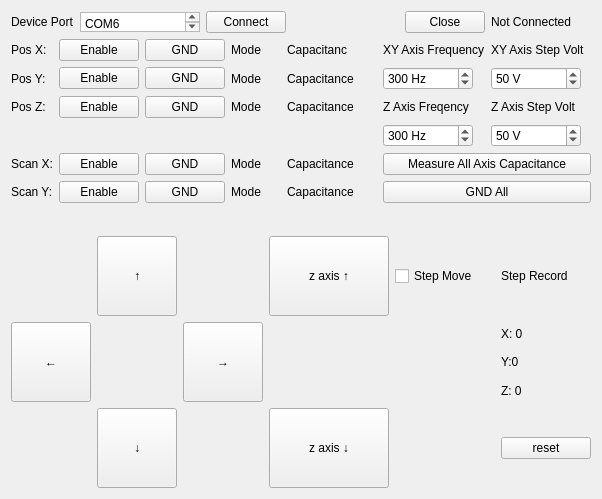
<?xml version="1.0" encoding="UTF-8"?>
<ui version="4.0">
 <class>anc300</class>
 <widget class="QWidget" name="anc300">
  <property name="geometry">
   <rect>
    <x>0</x>
    <y>0</y>
    <width>596</width>
    <height>499</height>
   </rect>
  </property>
  <property name="sizePolicy">
   <sizepolicy hsizetype="Preferred" vsizetype="Preferred">
    <horstretch>0</horstretch>
    <verstretch>0</verstretch>
   </sizepolicy>
  </property>
  <property name="minimumSize">
   <size>
    <width>0</width>
    <height>0</height>
   </size>
  </property>
  <property name="maximumSize">
   <size>
    <width>10000</width>
    <height>10000</height>
   </size>
  </property>
  <property name="windowTitle">
   <string>Form</string>
  </property>
  <layout class="QVBoxLayout" name="verticalLayout">
   <item>
    <layout class="QHBoxLayout" name="horizontalLayout">
     <item>
      <widget class="QLabel" name="label">
       <property name="sizePolicy">
        <sizepolicy hsizetype="Preferred" vsizetype="Fixed">
         <horstretch>0</horstretch>
         <verstretch>0</verstretch>
        </sizepolicy>
       </property>
       <property name="text">
        <string>Device Port</string>
       </property>
      </widget>
     </item>
     <item>
      <widget class="QPlainTextEdit" name="port_name_text">
       <property name="sizePolicy">
        <sizepolicy hsizetype="Fixed" vsizetype="Fixed">
         <horstretch>0</horstretch>
         <verstretch>0</verstretch>
        </sizepolicy>
       </property>
       <property name="minimumSize">
        <size>
         <width>100</width>
         <height>0</height>
        </size>
       </property>
       <property name="maximumSize">
        <size>
         <width>120</width>
         <height>20</height>
        </size>
       </property>
       <property name="plainText">
        <string>COM6</string>
       </property>
      </widget>
     </item>
     <item>
      <widget class="QPushButton" name="connect_button">
       <property name="text">
        <string>Connect</string>
       </property>
      </widget>
     </item>
     <item>
      <spacer name="horizontalSpacer_2">
       <property name="orientation">
        <enum>Qt::Horizontal</enum>
       </property>
       <property name="sizeType">
        <enum>QSizePolicy::Expanding</enum>
       </property>
       <property name="sizeHint" stdset="0">
        <size>
         <width>40</width>
         <height>17</height>
        </size>
       </property>
      </spacer>
     </item>
     <item>
      <widget class="QPushButton" name="close_button">
       <property name="text">
        <string>Close</string>
       </property>
      </widget>
     </item>
     <item>
      <widget class="QLabel" name="connect_info">
       <property name="minimumSize">
        <size>
         <width>100</width>
         <height>0</height>
        </size>
       </property>
       <property name="text">
        <string>Not Connected</string>
       </property>
      </widget>
     </item>
    </layout>
   </item>
   <item>
    <layout class="QGridLayout" name="gridLayout_3">
     <item row="2" column="2">
      <widget class="QPushButton" name="enable_axis3_button">
       <property name="text">
        <string>Enable</string>
       </property>
      </widget>
     </item>
     <item row="5" column="3">
      <widget class="QPushButton" name="gnd_axis5_button">
       <property name="text">
        <string>GND</string>
       </property>
      </widget>
     </item>
     <item row="1" column="3">
      <widget class="QPushButton" name="gnd_axis2_button">
       <property name="text">
        <string>GND</string>
       </property>
      </widget>
     </item>
     <item row="1" column="2">
      <widget class="QPushButton" name="enable_axis2_button">
       <property name="text">
        <string>Enable</string>
       </property>
      </widget>
     </item>
     <item row="5" column="2">
      <widget class="QPushButton" name="enable_axis5_button">
       <property name="text">
        <string>Enable</string>
       </property>
      </widget>
     </item>
     <item row="1" column="4">
      <widget class="QLabel" name="axis2_mode">
       <property name="text">
        <string>Mode</string>
       </property>
      </widget>
     </item>
     <item row="2" column="4">
      <widget class="QLabel" name="axis3_mode">
       <property name="text">
        <string>Mode</string>
       </property>
      </widget>
     </item>
     <item row="2" column="3">
      <widget class="QPushButton" name="gnd_axis3_button">
       <property name="text">
        <string>GND</string>
       </property>
      </widget>
     </item>
     <item row="5" column="7" colspan="2">
      <widget class="QPushButton" name="set_ground_all_button">
       <property name="text">
        <string>GND All</string>
       </property>
      </widget>
     </item>
     <item row="4" column="7" colspan="2">
      <widget class="QPushButton" name="measure_all_axis_capacitance_button">
       <property name="text">
        <string>Measure All Axis Capacitance</string>
       </property>
      </widget>
     </item>
     <item row="5" column="4">
      <widget class="QLabel" name="axis5_mode">
       <property name="text">
        <string>Mode</string>
       </property>
      </widget>
     </item>
     <item row="4" column="3">
      <widget class="QPushButton" name="gnd_axis4_button">
       <property name="text">
        <string>GND</string>
       </property>
      </widget>
     </item>
     <item row="0" column="2">
      <widget class="QPushButton" name="enable_axis1_button">
       <property name="text">
        <string>Enable</string>
       </property>
      </widget>
     </item>
     <item row="0" column="4">
      <widget class="QLabel" name="axis1_mode">
       <property name="minimumSize">
        <size>
         <width>50</width>
         <height>0</height>
        </size>
       </property>
       <property name="text">
        <string>Mode</string>
       </property>
      </widget>
     </item>
     <item row="0" column="3">
      <widget class="QPushButton" name="gnd_axis1_button">
       <property name="text">
        <string>GND</string>
       </property>
      </widget>
     </item>
     <item row="4" column="4">
      <widget class="QLabel" name="axis4_mode">
       <property name="text">
        <string>Mode</string>
       </property>
      </widget>
     </item>
     <item row="3" column="8">
      <widget class="QSpinBox" name="axis3_stepvolt_val">
       <property name="maximumSize">
        <size>
         <width>90</width>
         <height>16777215</height>
        </size>
       </property>
       <property name="suffix">
        <string> V</string>
       </property>
       <property name="maximum">
        <number>80</number>
       </property>
       <property name="singleStep">
        <number>5</number>
       </property>
       <property name="value">
        <number>50</number>
       </property>
      </widget>
     </item>
     <item row="3" column="0">
      <widget class="QLabel" name="label_12">
       <property name="text">
        <string/>
       </property>
      </widget>
     </item>
     <item row="1" column="0">
      <widget class="QLabel" name="label_5">
       <property name="text">
        <string>Pos Y:</string>
       </property>
      </widget>
     </item>
     <item row="0" column="7">
      <widget class="QLabel" name="label_8">
       <property name="sizePolicy">
        <sizepolicy hsizetype="Fixed" vsizetype="Preferred">
         <horstretch>0</horstretch>
         <verstretch>0</verstretch>
        </sizepolicy>
       </property>
       <property name="maximumSize">
        <size>
         <width>120</width>
         <height>16777215</height>
        </size>
       </property>
       <property name="text">
        <string>XY Axis Frequency</string>
       </property>
      </widget>
     </item>
     <item row="0" column="8">
      <widget class="QLabel" name="label_10">
       <property name="sizePolicy">
        <sizepolicy hsizetype="Fixed" vsizetype="Preferred">
         <horstretch>0</horstretch>
         <verstretch>0</verstretch>
        </sizepolicy>
       </property>
       <property name="minimumSize">
        <size>
         <width>100</width>
         <height>0</height>
        </size>
       </property>
       <property name="maximumSize">
        <size>
         <width>190</width>
         <height>16777215</height>
        </size>
       </property>
       <property name="text">
        <string>XY Axis Step Volt</string>
       </property>
      </widget>
     </item>
     <item row="1" column="7">
      <widget class="QSpinBox" name="axis12_freq_val">
       <property name="minimumSize">
        <size>
         <width>90</width>
         <height>0</height>
        </size>
       </property>
       <property name="maximumSize">
        <size>
         <width>90</width>
         <height>16777215</height>
        </size>
       </property>
       <property name="suffix">
        <string> Hz</string>
       </property>
       <property name="maximum">
        <number>2000</number>
       </property>
       <property name="singleStep">
        <number>10</number>
       </property>
       <property name="value">
        <number>300</number>
       </property>
      </widget>
     </item>
     <item row="1" column="8">
      <widget class="QSpinBox" name="axis12_stepvolt_val">
       <property name="maximumSize">
        <size>
         <width>90</width>
         <height>16777215</height>
        </size>
       </property>
       <property name="suffix">
        <string> V</string>
       </property>
       <property name="maximum">
        <number>80</number>
       </property>
       <property name="singleStep">
        <number>5</number>
       </property>
       <property name="value">
        <number>50</number>
       </property>
      </widget>
     </item>
     <item row="0" column="6">
      <spacer name="horizontalSpacer_3">
       <property name="orientation">
        <enum>Qt::Horizontal</enum>
       </property>
       <property name="sizeHint" stdset="0">
        <size>
         <width>20</width>
         <height>20</height>
        </size>
       </property>
      </spacer>
     </item>
     <item row="4" column="0">
      <widget class="QLabel" name="label_6">
       <property name="text">
        <string>Scan X:</string>
       </property>
      </widget>
     </item>
     <item row="2" column="7">
      <widget class="QLabel" name="label_9">
       <property name="text">
        <string>Z Axis Freqency</string>
       </property>
      </widget>
     </item>
     <item row="2" column="0">
      <widget class="QLabel" name="label_7">
       <property name="text">
        <string>Pos Z:</string>
       </property>
      </widget>
     </item>
     <item row="5" column="0">
      <widget class="QLabel" name="label_4">
       <property name="text">
        <string>Scan Y:</string>
       </property>
      </widget>
     </item>
     <item row="2" column="8">
      <widget class="QLabel" name="label_11">
       <property name="text">
        <string>Z Axis Step Volt</string>
       </property>
      </widget>
     </item>
     <item row="0" column="0">
      <widget class="QLabel" name="label_3">
       <property name="sizePolicy">
        <sizepolicy hsizetype="Fixed" vsizetype="Preferred">
         <horstretch>0</horstretch>
         <verstretch>0</verstretch>
        </sizepolicy>
       </property>
       <property name="minimumSize">
        <size>
         <width>35</width>
         <height>0</height>
        </size>
       </property>
       <property name="maximumSize">
        <size>
         <width>35</width>
         <height>16777215</height>
        </size>
       </property>
       <property name="text">
        <string>Pos X:</string>
       </property>
      </widget>
     </item>
     <item row="3" column="7">
      <widget class="QSpinBox" name="axis3_freq_val">
       <property name="maximumSize">
        <size>
         <width>90</width>
         <height>16777215</height>
        </size>
       </property>
       <property name="suffix">
        <string> Hz</string>
       </property>
       <property name="maximum">
        <number>2000</number>
       </property>
       <property name="singleStep">
        <number>10</number>
       </property>
       <property name="value">
        <number>300</number>
       </property>
      </widget>
     </item>
     <item row="4" column="2">
      <widget class="QPushButton" name="enable_axis4_button">
       <property name="text">
        <string>Enable</string>
       </property>
      </widget>
     </item>
     <item row="0" column="5">
      <widget class="QLabel" name="axis1_cap">
       <property name="minimumSize">
        <size>
         <width>60</width>
         <height>0</height>
        </size>
       </property>
       <property name="maximumSize">
        <size>
         <width>60</width>
         <height>16777215</height>
        </size>
       </property>
       <property name="text">
        <string>Capacitance</string>
       </property>
      </widget>
     </item>
     <item row="1" column="5">
      <widget class="QLabel" name="axis2_cap">
       <property name="text">
        <string>Capacitance</string>
       </property>
      </widget>
     </item>
     <item row="2" column="5">
      <widget class="QLabel" name="axis3_cap">
       <property name="text">
        <string>Capacitance</string>
       </property>
      </widget>
     </item>
     <item row="4" column="5">
      <widget class="QLabel" name="axis4_cap">
       <property name="text">
        <string>Capacitance</string>
       </property>
      </widget>
     </item>
     <item row="5" column="5">
      <widget class="QLabel" name="axis5_cap">
       <property name="text">
        <string>Capacitance</string>
       </property>
      </widget>
     </item>
    </layout>
   </item>
   <item>
    <spacer name="verticalSpacer">
     <property name="orientation">
      <enum>Qt::Vertical</enum>
     </property>
     <property name="sizeHint" stdset="0">
      <size>
       <width>20</width>
       <height>40</height>
      </size>
     </property>
    </spacer>
   </item>
   <item>
    <layout class="QGridLayout" name="gridLayout">
     <item row="2" column="6">
      <layout class="QGridLayout" name="gridLayout_5">
       <item row="0" column="0">
        <widget class="QLabel" name="x_position">
         <property name="text">
          <string>X: 0</string>
         </property>
        </widget>
       </item>
       <item row="1" column="0">
        <widget class="QLabel" name="y_position">
         <property name="text">
          <string>Y:0</string>
         </property>
        </widget>
       </item>
       <item row="2" column="0">
        <widget class="QLabel" name="z_position">
         <property name="text">
          <string>Z: 0</string>
         </property>
        </widget>
       </item>
      </layout>
     </item>
     <item row="2" column="5">
      <spacer name="horizontalSpacer">
       <property name="orientation">
        <enum>Qt::Horizontal</enum>
       </property>
       <property name="sizeHint" stdset="0">
        <size>
         <width>20</width>
         <height>20</height>
        </size>
       </property>
      </spacer>
     </item>
     <item row="1" column="4">
      <widget class="QCheckBox" name="stepMoveCheckBox">
       <property name="sizePolicy">
        <sizepolicy hsizetype="Minimum" vsizetype="Fixed">
         <horstretch>0</horstretch>
         <verstretch>0</verstretch>
        </sizepolicy>
       </property>
       <property name="minimumSize">
        <size>
         <width>100</width>
         <height>0</height>
        </size>
       </property>
       <property name="layoutDirection">
        <enum>Qt::LeftToRight</enum>
       </property>
       <property name="text">
        <string>Step Move</string>
       </property>
      </widget>
     </item>
     <item row="1" column="1">
      <widget class="QPushButton" name="move_up_button">
       <property name="minimumSize">
        <size>
         <width>80</width>
         <height>80</height>
        </size>
       </property>
       <property name="maximumSize">
        <size>
         <width>80</width>
         <height>80</height>
        </size>
       </property>
       <property name="tabletTracking">
        <bool>false</bool>
       </property>
       <property name="text">
        <string>↑</string>
       </property>
       <property name="autoRepeat">
        <bool>true</bool>
       </property>
       <property name="flat">
        <bool>false</bool>
       </property>
      </widget>
     </item>
     <item row="2" column="2">
      <widget class="QPushButton" name="move_right_button">
       <property name="minimumSize">
        <size>
         <width>80</width>
         <height>80</height>
        </size>
       </property>
       <property name="maximumSize">
        <size>
         <width>80</width>
         <height>80</height>
        </size>
       </property>
       <property name="text">
        <string>→</string>
       </property>
       <property name="autoRepeat">
        <bool>true</bool>
       </property>
      </widget>
     </item>
     <item row="4" column="1">
      <widget class="QPushButton" name="move_down_button">
       <property name="minimumSize">
        <size>
         <width>80</width>
         <height>80</height>
        </size>
       </property>
       <property name="maximumSize">
        <size>
         <width>80</width>
         <height>80</height>
        </size>
       </property>
       <property name="text">
        <string>↓</string>
       </property>
       <property name="autoRepeat">
        <bool>true</bool>
       </property>
      </widget>
     </item>
     <item row="1" column="3">
      <widget class="QPushButton" name="move_zup_button">
       <property name="minimumSize">
        <size>
         <width>120</width>
         <height>0</height>
        </size>
       </property>
       <property name="maximumSize">
        <size>
         <width>120</width>
         <height>80</height>
        </size>
       </property>
       <property name="text">
        <string>z axis ↑</string>
       </property>
       <property name="autoRepeat">
        <bool>true</bool>
       </property>
      </widget>
     </item>
     <item row="4" column="6">
      <widget class="QPushButton" name="reset_step_record_button">
       <property name="text">
        <string>reset</string>
       </property>
      </widget>
     </item>
     <item row="2" column="0">
      <widget class="QPushButton" name="move_left_button">
       <property name="minimumSize">
        <size>
         <width>80</width>
         <height>80</height>
        </size>
       </property>
       <property name="maximumSize">
        <size>
         <width>80</width>
         <height>80</height>
        </size>
       </property>
       <property name="text">
        <string>←</string>
       </property>
       <property name="autoRepeat">
        <bool>true</bool>
       </property>
      </widget>
     </item>
     <item row="4" column="3">
      <widget class="QPushButton" name="move_zdown_button">
       <property name="maximumSize">
        <size>
         <width>120</width>
         <height>80</height>
        </size>
       </property>
       <property name="text">
        <string>z axis ↓</string>
       </property>
       <property name="autoRepeat">
        <bool>true</bool>
       </property>
      </widget>
     </item>
     <item row="1" column="6">
      <widget class="QLabel" name="label_13">
       <property name="minimumSize">
        <size>
         <width>90</width>
         <height>0</height>
        </size>
       </property>
       <property name="text">
        <string>Step Record</string>
       </property>
      </widget>
     </item>
    </layout>
   </item>
  </layout>
 </widget>
 <resources/>
 <connections/>
</ui>
